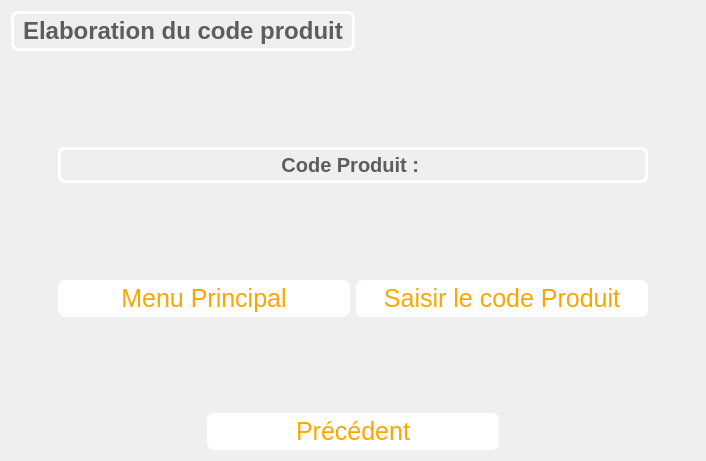
<?xml version="1.0" encoding="UTF-8"?>
<ui version="4.0">
 <class>CodeProduitMenu</class>
 <widget class="QWidget" name="CodeProduitMenu">
  <property name="geometry">
   <rect>
    <x>0</x>
    <y>0</y>
    <width>706</width>
    <height>461</height>
   </rect>
  </property>
  <property name="windowTitle">
   <string>Form</string>
  </property>
  <property name="styleSheet">
   <string notr="true">#subTitle{
background-color: transparent;
border-width: 3px;
border-color: white;
border-style: solid;
border-radius: 7;
padding: 3px;
font-size: 15px;
padding-left: 5px;
padding-right: 5px;
}

#codeProduit{
background-color: transparent;
border-width: 3px;
border-color: white;
border-style: solid;
border-radius: 7;
padding: 3px;
font-size: 15px;
padding-left: 5px;
padding-right: 5px;

}


QPushButton {
color: orange;
background-color: white;
border-width: 1px;
border-color: white;
border-style: solid;
border-radius: 7;
padding: 3px;
font-size: 25px;
padding-left: 5px;
padding-right: 5px;
min-width: 280px;
max-width: 350px;
min-height: 25px;
max-height: 35px;
}</string>
  </property>
  <layout class="QGridLayout" name="gridLayout_2">
   <item row="0" column="0">
    <widget class="QLabel" name="subTitle">
     <property name="text">
      <string>&lt;html&gt;&lt;head/&gt;&lt;body&gt;&lt;p&gt;&lt;span style=&quot; font-size:18pt; font-weight:600; color:#5d5d5d;&quot;&gt;Elaboration du code produit&lt;/span&gt;&lt;/p&gt;&lt;/body&gt;&lt;/html&gt;</string>
     </property>
    </widget>
   </item>
   <item row="0" column="1">
    <spacer name="horizontalSpacer_3">
     <property name="orientation">
      <enum>Qt::Horizontal</enum>
     </property>
     <property name="sizeHint" stdset="0">
      <size>
       <width>40</width>
       <height>20</height>
      </size>
     </property>
    </spacer>
   </item>
   <item row="1" column="0" colspan="2">
    <layout class="QGridLayout" name="gridLayout">
     <item row="2" column="1">
      <widget class="QLabel" name="codeProduit">
       <property name="text">
        <string>&lt;html&gt;&lt;head/&gt;&lt;body&gt;&lt;p&gt;&lt;span style=&quot; font-size:15pt; font-weight:600; color:#5d5d5d;&quot;&gt;Code Produit :  &lt;/span&gt;&lt;/p&gt;&lt;/body&gt;&lt;/html&gt;</string>
       </property>
       <property name="alignment">
        <set>Qt::AlignCenter</set>
       </property>
      </widget>
     </item>
     <item row="1" column="1">
      <spacer name="verticalSpacer_3">
       <property name="orientation">
        <enum>Qt::Vertical</enum>
       </property>
       <property name="sizeHint" stdset="0">
        <size>
         <width>20</width>
         <height>40</height>
        </size>
       </property>
      </spacer>
     </item>
     <item row="9" column="1" alignment="Qt::AlignHCenter|Qt::AlignVCenter">
      <widget class="QPushButton" name="precBouton">
       <property name="text">
        <string>Précédent</string>
       </property>
      </widget>
     </item>
     <item row="5" column="4">
      <spacer name="horizontalSpacer_2">
       <property name="orientation">
        <enum>Qt::Horizontal</enum>
       </property>
       <property name="sizeHint" stdset="0">
        <size>
         <width>40</width>
         <height>20</height>
        </size>
       </property>
      </spacer>
     </item>
     <item row="3" column="1">
      <spacer name="verticalSpacer_2">
       <property name="orientation">
        <enum>Qt::Vertical</enum>
       </property>
       <property name="sizeHint" stdset="0">
        <size>
         <width>20</width>
         <height>40</height>
        </size>
       </property>
      </spacer>
     </item>
     <item row="5" column="0">
      <spacer name="horizontalSpacer">
       <property name="orientation">
        <enum>Qt::Horizontal</enum>
       </property>
       <property name="sizeHint" stdset="0">
        <size>
         <width>40</width>
         <height>20</height>
        </size>
       </property>
      </spacer>
     </item>
     <item row="5" column="1">
      <layout class="QHBoxLayout" name="horizontalLayout_2">
       <item>
        <widget class="QPushButton" name="mainMenuBouton">
         <property name="text">
          <string>Menu Principal</string>
         </property>
        </widget>
       </item>
       <item>
        <widget class="QPushButton" name="codeBouton">
         <property name="text">
          <string>Saisir le code Produit</string>
         </property>
        </widget>
       </item>
      </layout>
     </item>
     <item row="6" column="1">
      <spacer name="verticalSpacer">
       <property name="orientation">
        <enum>Qt::Vertical</enum>
       </property>
       <property name="sizeHint" stdset="0">
        <size>
         <width>20</width>
         <height>40</height>
        </size>
       </property>
      </spacer>
     </item>
    </layout>
   </item>
  </layout>
 </widget>
 <resources/>
 <connections/>
</ui>
